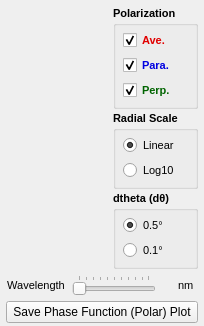
      <widget class="QWidget" name="tab_PhaseFunction">
       <attribute name="title">
        <string>Phase Function (Polar)</string>
       </attribute>
       <layout class="QGridLayout" name="gridLayout_9">
        <property name="leftMargin">
         <number>6</number>
        </property>
        <property name="topMargin">
         <number>6</number>
        </property>
        <property name="rightMargin">
         <number>6</number>
        </property>
        <property name="bottomMargin">
         <number>3</number>
        </property>
        <item row="1" column="1" colspan="2">
         <widget class="QSlider" name="slider_WL_PFPolar">
          <property name="font">
           <font>
            <family>Arial</family>
            <pointsize>8</pointsize>
           </font>
          </property>
          <property name="orientation">
           <enum>Qt::Horizontal</enum>
          </property>
          <property name="tickPosition">
           <enum>QSlider::TicksAbove</enum>
          </property>
         </widget>
        </item>
        <item row="2" column="0" colspan="4">
         <widget class="QPushButton" name="pushButton_SavePlot_PhaseFunctionPolar">
          <property name="text">
           <string>Save Phase Function (Polar) Plot</string>
          </property>
         </widget>
        </item>
        <item row="1" column="3">
         <layout class="QGridLayout" name="gridLayout_WL_2">
          <property name="rightMargin">
           <number>0</number>
          </property>
          <item row="2" column="1">
           <widget class="QLabel" name="label_nm_PFPolar">
            <property name="minimumSize">
             <size>
              <width>20</width>
              <height>0</height>
             </size>
            </property>
            <property name="font">
             <font>
              <family>Arial</family>
              <pointsize>8</pointsize>
             </font>
            </property>
            <property name="text">
             <string>nm</string>
            </property>
            <property name="alignment">
             <set>Qt::AlignLeading|Qt::AlignLeft|Qt::AlignVCenter</set>
            </property>
           </widget>
          </item>
          <item row="2" column="0">
           <widget class="QLabel" name="label_CurrentWL_PFPolar">
            <property name="sizePolicy">
             <sizepolicy hsizetype="Minimum" vsizetype="Preferred">
              <horstretch>0</horstretch>
              <verstretch>0</verstretch>
             </sizepolicy>
            </property>
            <property name="minimumSize">
             <size>
              <width>10</width>
              <height>0</height>
             </size>
            </property>
            <property name="font">
             <font>
              <family>Arial</family>
              <pointsize>8</pointsize>
             </font>
            </property>
            <property name="text">
             <string/>
            </property>
            <property name="alignment">
             <set>Qt::AlignRight|Qt::AlignTrailing|Qt::AlignVCenter</set>
            </property>
           </widget>
          </item>
         </layout>
        </item>
        <item row="1" column="0">
         <widget class="QLabel" name="label_name_PFPolar_WL">
          <property name="sizePolicy">
           <sizepolicy hsizetype="Fixed" vsizetype="Preferred">
            <horstretch>0</horstretch>
            <verstretch>0</verstretch>
           </sizepolicy>
          </property>
          <property name="minimumSize">
           <size>
            <width>60</width>
            <height>0</height>
           </size>
          </property>
          <property name="font">
           <font>
            <family>Arial</family>
            <pointsize>8</pointsize>
           </font>
          </property>
          <property name="text">
           <string>Wavelength</string>
          </property>
          <property name="alignment">
           <set>Qt::AlignCenter</set>
          </property>
         </widget>
        </item>
        <item row="0" column="0" colspan="4">
         <layout class="QHBoxLayout" name="horizontalLayout_8">
          <property name="spacing">
           <number>2</number>
          </property>
          <item>
           <widget class="QCustomPlot" name="customPlot_PhaseFunctionPolar" native="true">
            <property name="sizePolicy">
             <sizepolicy hsizetype="MinimumExpanding" vsizetype="MinimumExpanding">
              <horstretch>1</horstretch>
              <verstretch>1</verstretch>
             </sizepolicy>
            </property>
            <property name="sizeIncrement">
             <size>
              <width>1</width>
              <height>1</height>
             </size>
            </property>
            <property name="font">
             <font>
              <family>Arial</family>
              <pointsize>8</pointsize>
              <italic>false</italic>
             </font>
            </property>
           </widget>
          </item>
          <item>
           <layout class="QVBoxLayout" name="verticalLayout_6" stretch="3,2,2">
            <item>
             <widget class="QGroupBox" name="groupBox_Polarization">
              <property name="sizePolicy">
               <sizepolicy hsizetype="Fixed" vsizetype="MinimumExpanding">
                <horstretch>0</horstretch>
                <verstretch>0</verstretch>
               </sizepolicy>
              </property>
              <property name="minimumSize">
               <size>
                <width>78</width>
                <height>0</height>
               </size>
              </property>
              <property name="font">
               <font>
                <family>Arial</family>
                <pointsize>8</pointsize>
                <bold>true</bold>
               </font>
              </property>
              <property name="title">
               <string>Polarization</string>
              </property>
              <layout class="QGridLayout" name="gridLayout_GBPol">
               <property name="leftMargin">
                <number>7</number>
               </property>
               <property name="topMargin">
                <number>6</number>
               </property>
               <property name="rightMargin">
                <number>3</number>
               </property>
               <property name="bottomMargin">
                <number>6</number>
               </property>
               <item row="3" column="0">
                <widget class="QCheckBox" name="checkBox_PhasePolarPara">
                 <property name="sizePolicy">
                  <sizepolicy hsizetype="Minimum" vsizetype="Minimum">
                   <horstretch>0</horstretch>
                   <verstretch>0</verstretch>
                  </sizepolicy>
                 </property>
                 <property name="minimumSize">
                  <size>
                   <width>0</width>
                   <height>18</height>
                  </size>
                 </property>
                 <property name="palette">
                  <palette>
                   <active>
                    <colorrole role="WindowText">
                     <brush brushstyle="SolidPattern">
                      <color alpha="255">
                       <red>0</red>
                       <green>0</green>
                       <blue>225</blue>
                      </color>
                     </brush>
                    </colorrole>
                   </active>
                   <inactive>
                    <colorrole role="WindowText">
                     <brush brushstyle="SolidPattern">
                      <color alpha="255">
                       <red>0</red>
                       <green>0</green>
                       <blue>225</blue>
                      </color>
                     </brush>
                    </colorrole>
                   </inactive>
                   <disabled/>
                  </palette>
                 </property>
                 <property name="font">
                  <font>
                   <family>Arial</family>
                   <pointsize>8</pointsize>
                   <bold>true</bold>
                  </font>
                 </property>
                 <property name="text">
                  <string>Para.</string>
                 </property>
                 <property name="checked">
                  <bool>true</bool>
                 </property>
                </widget>
               </item>
               <item row="2" column="0">
                <widget class="QCheckBox" name="checkBox_PhasePolarAve">
                 <property name="sizePolicy">
                  <sizepolicy hsizetype="Minimum" vsizetype="Minimum">
                   <horstretch>0</horstretch>
                   <verstretch>0</verstretch>
                  </sizepolicy>
                 </property>
                 <property name="minimumSize">
                  <size>
                   <width>0</width>
                   <height>18</height>
                  </size>
                 </property>
                 <property name="palette">
                  <palette>
                   <active>
                    <colorrole role="WindowText">
                     <brush brushstyle="SolidPattern">
                      <color alpha="255">
                       <red>225</red>
                       <green>0</green>
                       <blue>0</blue>
                      </color>
                     </brush>
                    </colorrole>
                   </active>
                   <inactive>
                    <colorrole role="WindowText">
                     <brush brushstyle="SolidPattern">
                      <color alpha="255">
                       <red>225</red>
                       <green>0</green>
                       <blue>0</blue>
                      </color>
                     </brush>
                    </colorrole>
                   </inactive>
                   <disabled/>
                  </palette>
                 </property>
                 <property name="font">
                  <font>
                   <family>Arial</family>
                   <pointsize>8</pointsize>
                   <bold>true</bold>
                  </font>
                 </property>
                 <property name="text">
                  <string>Ave.</string>
                 </property>
                 <property name="checked">
                  <bool>true</bool>
                 </property>
                </widget>
               </item>
               <item row="4" column="0">
                <widget class="QCheckBox" name="checkBox_PhasePolarPerp">
                 <property name="sizePolicy">
                  <sizepolicy hsizetype="Minimum" vsizetype="Minimum">
                   <horstretch>0</horstretch>
                   <verstretch>0</verstretch>
                  </sizepolicy>
                 </property>
                 <property name="minimumSize">
                  <size>
                   <width>0</width>
                   <height>18</height>
                  </size>
                 </property>
                 <property name="palette">
                  <palette>
                   <active>
                    <colorrole role="WindowText">
                     <brush brushstyle="SolidPattern">
                      <color alpha="255">
                       <red>0</red>
                       <green>100</green>
                       <blue>0</blue>
                      </color>
                     </brush>
                    </colorrole>
                   </active>
                   <inactive>
                    <colorrole role="WindowText">
                     <brush brushstyle="SolidPattern">
                      <color alpha="255">
                       <red>0</red>
                       <green>100</green>
                       <blue>0</blue>
                      </color>
                     </brush>
                    </colorrole>
                   </inactive>
                   <disabled/>
                  </palette>
                 </property>
                 <property name="font">
                  <font>
                   <family>Arial</family>
                   <pointsize>8</pointsize>
                   <bold>true</bold>
                  </font>
                 </property>
                 <property name="text">
                  <string>Perp.</string>
                 </property>
                 <property name="checked">
                  <bool>true</bool>
                 </property>
                </widget>
               </item>
              </layout>
             </widget>
            </item>
            <item>
             <widget class="QGroupBox" name="groupBox_PolarPlotScale">
              <property name="sizePolicy">
               <sizepolicy hsizetype="Fixed" vsizetype="MinimumExpanding">
                <horstretch>0</horstretch>
                <verstretch>0</verstretch>
               </sizepolicy>
              </property>
              <property name="minimumSize">
               <size>
                <width>78</width>
                <height>0</height>
               </size>
              </property>
              <property name="font">
               <font>
                <family>Arial</family>
                <pointsize>8</pointsize>
                <bold>true</bold>
               </font>
              </property>
              <property name="title">
               <string>Radial Scale</string>
              </property>
              <layout class="QGridLayout" name="gridLayout_GBPlotScale">
               <property name="leftMargin">
                <number>7</number>
               </property>
               <property name="topMargin">
                <number>6</number>
               </property>
               <property name="rightMargin">
                <number>3</number>
               </property>
               <property name="bottomMargin">
                <number>6</number>
               </property>
               <item row="0" column="0">
                <widget class="QRadioButton" name="radioButton_PhaseLinear">
                 <property name="sizePolicy">
                  <sizepolicy hsizetype="Minimum" vsizetype="Minimum">
                   <horstretch>0</horstretch>
                   <verstretch>0</verstretch>
                  </sizepolicy>
                 </property>
                 <property name="minimumSize">
                  <size>
                   <width>0</width>
                   <height>16</height>
                  </size>
                 </property>
                 <property name="font">
                  <font>
                   <family>Arial</family>
                   <pointsize>8</pointsize>
                   <bold>false</bold>
                  </font>
                 </property>
                 <property name="text">
                  <string>Linear</string>
                 </property>
                 <property name="checked">
                  <bool>true</bool>
                 </property>
                </widget>
               </item>
               <item row="1" column="0">
                <widget class="QRadioButton" name="radioButton_PhaseLog">
                 <property name="sizePolicy">
                  <sizepolicy hsizetype="Minimum" vsizetype="Minimum">
                   <horstretch>0</horstretch>
                   <verstretch>0</verstretch>
                  </sizepolicy>
                 </property>
                 <property name="minimumSize">
                  <size>
                   <width>0</width>
                   <height>16</height>
                  </size>
                 </property>
                 <property name="font">
                  <font>
                   <family>Arial</family>
                   <pointsize>8</pointsize>
                   <bold>false</bold>
                  </font>
                 </property>
                 <property name="text">
                  <string>Log10</string>
                 </property>
                </widget>
               </item>
              </layout>
             </widget>
            </item>
            <item>
             <widget class="QGroupBox" name="groupBox_PolarThetaStep">
              <property name="sizePolicy">
               <sizepolicy hsizetype="Fixed" vsizetype="MinimumExpanding">
                <horstretch>0</horstretch>
                <verstretch>0</verstretch>
               </sizepolicy>
              </property>
              <property name="minimumSize">
               <size>
                <width>78</width>
                <height>0</height>
               </size>
              </property>
              <property name="font">
               <font>
                <family>Arial</family>
                <pointsize>8</pointsize>
                <bold>true</bold>
               </font>
              </property>
              <property name="title">
               <string>dtheta (dθ)</string>
              </property>
              <layout class="QGridLayout" name="gridLayout_11">
               <property name="leftMargin">
                <number>7</number>
               </property>
               <property name="topMargin">
                <number>6</number>
               </property>
               <property name="rightMargin">
                <number>3</number>
               </property>
               <property name="bottomMargin">
                <number>6</number>
               </property>
               <item row="0" column="0">
                <widget class="QRadioButton" name="radioButton_Phase_DTheta0_5">
                 <property name="sizePolicy">
                  <sizepolicy hsizetype="Minimum" vsizetype="Minimum">
                   <horstretch>0</horstretch>
                   <verstretch>0</verstretch>
                  </sizepolicy>
                 </property>
                 <property name="minimumSize">
                  <size>
                   <width>0</width>
                   <height>16</height>
                  </size>
                 </property>
                 <property name="font">
                  <font>
                   <family>Arial</family>
                   <pointsize>8</pointsize>
                   <bold>false</bold>
                  </font>
                 </property>
                 <property name="text">
                  <string>0.5°</string>
                 </property>
                 <property name="checked">
                  <bool>true</bool>
                 </property>
                </widget>
               </item>
               <item row="1" column="0">
                <widget class="QRadioButton" name="radioButton_Phase_DTheta0_1">
                 <property name="sizePolicy">
                  <sizepolicy hsizetype="Minimum" vsizetype="Minimum">
                   <horstretch>0</horstretch>
                   <verstretch>0</verstretch>
                  </sizepolicy>
                 </property>
                 <property name="minimumSize">
                  <size>
                   <width>0</width>
                   <height>16</height>
                  </size>
                 </property>
                 <property name="font">
                  <font>
                   <family>Arial</family>
                   <pointsize>8</pointsize>
                   <bold>false</bold>
                  </font>
                 </property>
                 <property name="text">
                  <string>0.1°</string>
                 </property>
                 <property name="checked">
                  <bool>false</bool>
                 </property>
                </widget>
               </item>
              </layout>
             </widget>
            </item>
           </layout>
          </item>
         </layout>
        </item>
       </layout>
      </widget>
